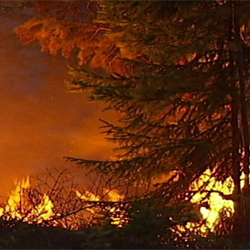
#> input picture fire_0003.jpg, 250 x 250 px
$ jupyter execute --allow-errors low.ipynb   (shell and % lines are left out)
#> lines starting #> are read from the running program, lines starting #| are printed output that depends on the picture
[cell 1]
import numpy as np
import cv2
import matplotlib
from matplotlib import pyplot as plt

[cell 2]
original_image = cv2.imread('fire_0003.jpg')
#> original_image is the input picture: shape (250, 250, 3); mean B, G, R 15.3, 45.2, 97.4
plt.imshow(original_image)

[cell 3]
dataset_path = 'Training'

[cell 4]
import os

img_dirs = ["D:/forest_fire/Training/fire", "D:/forest_fire/Training/nofire"]

[cell 5]
for img_dir in img_dirs:
    print(os.path.exists(img_dir))

[cell 6]
raw_X = []
raw_Y = []
#> (the rest of this cell did not finish here and is left out)

[cell 7]
map = {
    'fire' : 0,
    'nofire' : 1
}

[cell 8]
import numpy as np
import pywt
import cv2

def w2d(img, mode='haar', level=1):
#> called with mode = 'db1', level = 5
    imArray = img
    imArray = cv2.cvtColor(imArray, cv2.COLOR_BGR2GRAY)
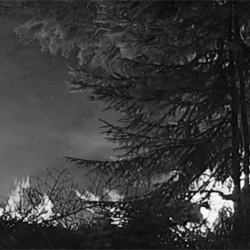
#> imArray: shape (250, 250); min 5, max 252, mean 57.4
    imArray = np.float32(imArray)
    imArray /=255

    coeff = pywt.wavedec2(imArray, mode, level)
#> coeff = 8 items

    coeff_H = list(coeff)
#> coeff_H = 8 items
    coeff_H[0] *= 0
    imArray_H = pywt.waverec2(coeff_H, mode)
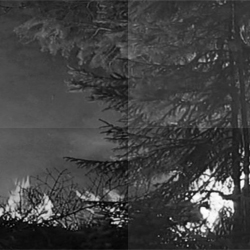
#> imArray_H: shape (250, 250) float32; min -0.267, max 0.778, mean 0.00413; drawn with min black and max white
    imArray_H *= 255
    imArray_H = np.uint8(imArray_H)
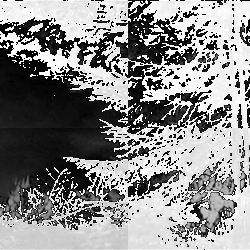
#> imArray_H: shape (250, 250); min 0, max 255, mean 138

    return imArray_H

[cell 9]
im_har = w2d(original_image, 'db1', 5)
plt.imshow(im_har, cmap='gray')

[cell 10]
X = []
Y = []

for i, path in enumerate(raw_X):
    print(f'{raw_Y[i]}  |  {path}')

    img = cv2.imread(path)
    scalled_raw_img = cv2.resize(img, (32,32))
    img_har = w2d(img, 'db1', 5)
    scalled_img_har = cv2.resize(img_har, (32,32))
    combined_img = np.vstack((scalled_raw_img.reshape(32*32*3,1),scalled_img_har.reshape(32*32,1)))
    X.append(combined_img)
    Y.append(raw_Y[i])

[cell 11]
X = np.array(X).reshape(len(X), 4096).astype(float)
X.shape

[cell 12]
from sklearn.svm import SVC
from sklearn.preprocessing import StandardScaler
from sklearn.model_selection import train_test_split
from sklearn.pipeline import Pipeline
from sklearn.metrics import classification_report

#> (a cell that did not finish here is left out)

#> (a cell that did not finish here is left out)

[cell 15]
from sklearn import svm
from sklearn.ensemble import RandomForestClassifier
from sklearn.linear_model import LogisticRegression
from sklearn.pipeline import make_pipeline
from sklearn.model_selection import GridSearchCV

[cell 16]
model_param = {
    'svm' : {
        'model' : svm.SVC(gamma='auto', probability=True),
        'params' : {
            'svc__C' : [1,10,100,1000],
            'svc__kernel' : ['rbf', 'linear']
        }
    },

    'random_forest' : {
        'model' : RandomForestClassifier(),
        'params' : {
            'randomforestclassifier__n_estimators' : [1,5,10]
        }
    },

    'logistic_regression' : {
        'model' : LogisticRegression(),
        'params' : {
            'logisticregression__C' : [1,5,10]
        }
    }
}

[cell 17]
scores = []
best_estimators = {}

import pandas as pd
#> (the rest of this cell did not finish here and is left out)

#> (a cell that did not finish here is left out)

#> (a cell that did not finish here is left out)

#> (a cell that did not finish here is left out)

[cell 21]
def classify_fire_image(image_path):
    # Convert backslashes to forward slashes for consistency
    normalized_path = image_path.replace("\\", "/")

    # Check if the path contains "nofire"
    if "nofire" in normalized_path:
        return 1  # No fire
    else:
        return 0  # Fire

[cell 22]
X_testing = []
Y_testing = []

for entry in os.scandir('D:/forest_fire/Testing'):
    path = os.path.join('D:/forest_fire/Testing', entry)
    img = cv2.imread(path)
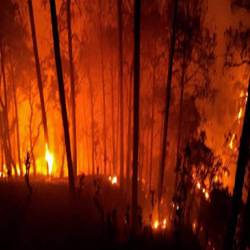
#> input picture Testing/fire_0139.jpg, 250 x 250 px
#> img is the input picture: shape (250, 250, 3); mean B, G, R 8, 34.7, 119.1
    scalled_raw_img = cv2.resize(img, (32,32))
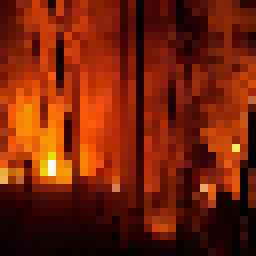
#> scalled_raw_img: shape (32, 32, 3) (shown 8 times larger); mean B, G, R 7.6, 34, 117.1
    img_har = w2d(img, 'db1', 5)
#> call 2 of w2d, with mode = 'db1', level = 5
#> in w2d (call 2), `imArray = cv2.cvtColor(imArray, cv2.COLOR_BGR2GRAY)`:
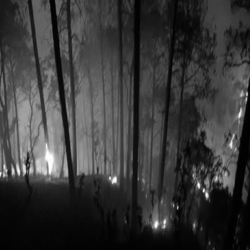
#> imArray: shape (250, 250); min 0, max 254, mean 56.9
#> in w2d (call 2), `imArray_H = pywt.waverec2(coeff_H, mode)`:
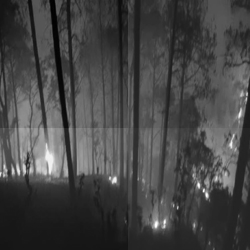
#> imArray_H: shape (250, 250) float32; min -0.306, max 0.832, mean 0.00622; drawn with min black and max white
#> in w2d (call 2), `imArray_H = np.uint8(imArray_H)`:
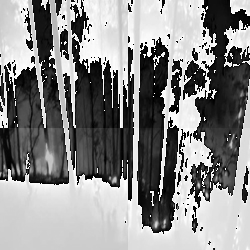
#> imArray_H: shape (250, 250); min 0, max 255, mean 136.8
    scalled_img_har = cv2.resize(img_har, (32,32))
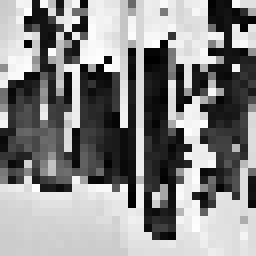
#> scalled_img_har: shape (32, 32) (shown 8 times larger); min 1, max 254, mean 137.1
    combined_img = np.vstack((scalled_raw_img.reshape(32*32*3,1), scalled_img_har.reshape(32*32,1)))
#> combined_img = 4096 values, max 254 at index 1817, min 0 at index 66, mean 73.94
    X_testing.append(combined_img)
    Y_testing.append(classify_fire_image(path))
#> pass 2 of the loop `for entry in os.scandir('D:/forest_fire/Testing'):`:
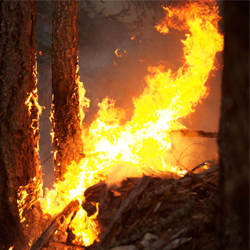
#> input picture Testing/fire_0048.jpg, 250 x 250 px
#> img is the input picture: shape (250, 250, 3); mean B, G, R 36.3, 88.2, 132.4
#> in w2d (call 3), `imArray_H = pywt.waverec2(coeff_H, mode)`:
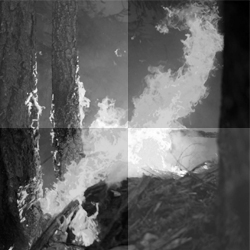
#> imArray_H: shape (250, 250) float32; min -0.437, max 0.735, mean 0.0106; drawn with min black and max white
#> `scalled_img_har = cv2.resize(img_har, (32,32))`:
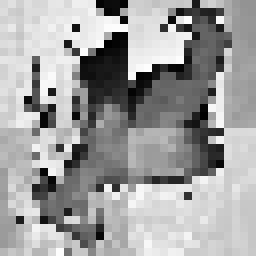
#> scalled_img_har: shape (32, 32) (shown 8 times larger); min 0, max 254, mean 159.5
#> combined_img = 4096 values, max 255 at index 266, min 0 at index 381, mean 103.8
#> pass 3 of the loop `for entry in os.scandir('D:/forest_fire/Testing'):`:
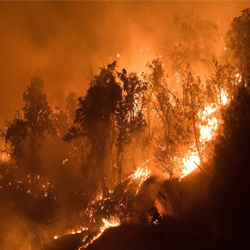
#> input picture Testing/fire_0040.jpg, 250 x 250 px
#> img is the input picture: shape (250, 250, 3); mean B, G, R 20.4, 69, 141
#> in w2d (call 4), `imArray_H = pywt.waverec2(coeff_H, mode)`:
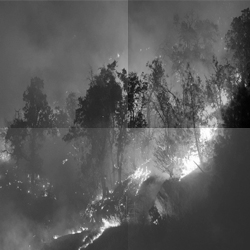
#> imArray_H: shape (250, 250) float32; min -0.416, max 0.775, mean 0.00833; drawn with min black and max white
#> `scalled_img_har = cv2.resize(img_har, (32,32))`:
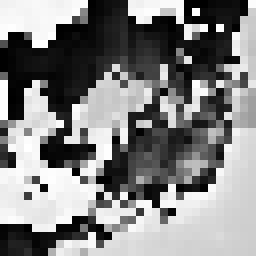
#> scalled_img_har: shape (32, 32) (shown 8 times larger); min 0, max 255, mean 130.7
#> combined_img = 4096 values, max 255 at index 3392, min 0 at index 2109, mean 90.01

[cell 23]
X_testing[0].shape
#> Out = (4096, 1)

[cell 24]
X_testing = np.array(X_testing).reshape(len(X_testing), 4096).astype(float)
X_testing.shape
#> Out = (3, 4096)
